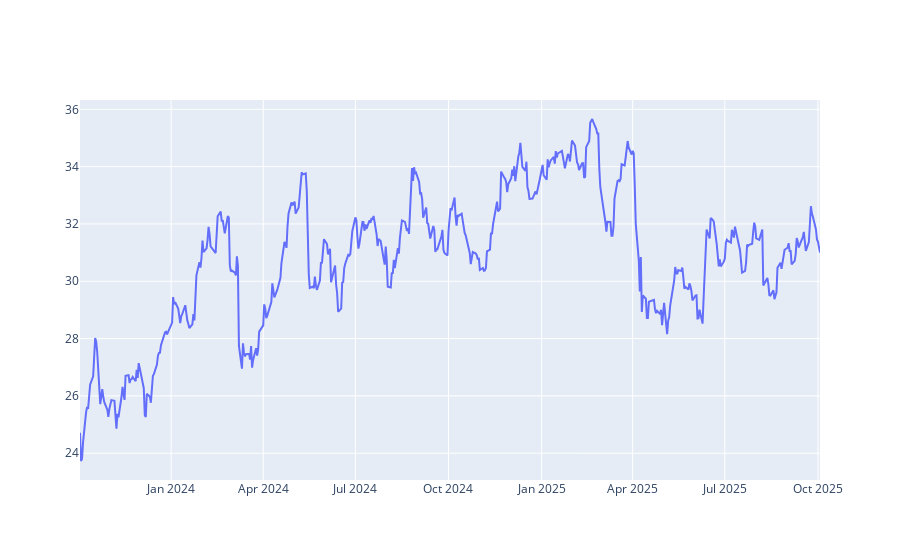

This figure's notebook cell:
### Code cell
fig = go.Figure()

fig.add_trace(go.Scatter(
    y=data["Close"]["PETR4.SA"],
    x=data.index,
    name="Preço PETR4.SA",
    yaxis="y1"
))


fig.show(fig_type="png")

### Figure 1 — Plotly figure (JSON) as saved in the notebook; plotly's stock layout.template omitted (floating-point values rounded to 4 significant figures; data arrays with more than 128 entries replaced by an {"elided": "..."} marker saying what was removed)
{"data": [{"name": "Preço PETR4.SA", "type": "scatter", "x": {"elided": "501 str values"}, "y": {"elided": "501 float values"}, "yaxis": "y"}], "layout": {}}
